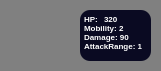
        <widget class="QWidget" name="pl1_ag13_widget" native="true">
         <property name="minimumSize">
          <size>
           <width>161</width>
           <height>71</height>
          </size>
         </property>
         <property name="styleSheet">
          <string notr="true">QWidget{
background-color: #808080;
border-radius:10px;
}</string>
         </property>
         <widget class="QTextBrowser" name="textBrowser_33">
          <property name="geometry">
           <rect>
            <x>80</x>
            <y>10</y>
            <width>71</width>
            <height>51</height>
           </rect>
          </property>
          <property name="styleSheet">
           <string notr="true">color:white;
background-color : #0a0a22;
border:none;
</string>
          </property>
          <property name="verticalScrollBarPolicy">
           <enum>Qt::ScrollBarPolicy::ScrollBarAlwaysOff</enum>
          </property>
          <property name="horizontalScrollBarPolicy">
           <enum>Qt::ScrollBarPolicy::ScrollBarAlwaysOff</enum>
          </property>
          <property name="html">
           <string>&lt;!DOCTYPE HTML PUBLIC &quot;-//W3C//DTD HTML 4.0//EN&quot; &quot;http://www.w3.org/TR/REC-html40/strict.dtd&quot;&gt;
&lt;html&gt;&lt;head&gt;&lt;meta name=&quot;qrichtext&quot; content=&quot;1&quot; /&gt;&lt;meta charset=&quot;utf-8&quot; /&gt;&lt;style type=&quot;text/css&quot;&gt;
p, li { white-space: pre-wrap; }
hr { height: 1px; border-width: 0; }
li.unchecked::marker { content: &quot;\2610&quot;; }
li.checked::marker { content: &quot;\2612&quot;; }
&lt;/style&gt;&lt;/head&gt;&lt;body style=&quot; font-family:'Segoe UI'; font-size:9pt; font-weight:400; font-style:normal;&quot;&gt;
&lt;p align=&quot;justify&quot; style=&quot; margin-top:12px; margin-bottom:12px; margin-left:0px; margin-right:0px; -qt-block-indent:0; text-indent:0px;&quot;&gt;&lt;span style=&quot; font-size:6pt; font-weight:700;&quot;&gt;HP: &lt;br /&gt;Mobility: 2&lt;br /&gt;Damage: 90&lt;br /&gt;AttackRange: 1&lt;/span&gt;&lt;/p&gt;&lt;/body&gt;&lt;/html&gt;</string>
          </property>
         </widget>
         <widget class="QPushButton" name="pl1_ag13_btn">
          <property name="geometry">
           <rect>
            <x>10</x>
            <y>10</y>
            <width>61</width>
            <height>51</height>
           </rect>
          </property>
          <property name="styleSheet">
           <string notr="true">background-image:url(&quot;:/src/images/Agent/Khan&quot;);
background-repeat:no-repeat;
background-position:center;
background-origin:content;
background-size:cover;</string>
          </property>
          <property name="text">
           <string/>
          </property>
         </widget>
         <widget class="QTextBrowser" name="pl1_ag13_HP">
          <property name="geometry">
           <rect>
            <x>100</x>
            <y>10</y>
            <width>25</width>
            <height>15</height>
           </rect>
          </property>
          <property name="styleSheet">
           <string notr="true">color:white;
background-color : #0a0a22;
border:none;</string>
          </property>
          <property name="verticalScrollBarPolicy">
           <enum>Qt::ScrollBarPolicy::ScrollBarAlwaysOff</enum>
          </property>
          <property name="html">
           <string>&lt;!DOCTYPE HTML PUBLIC &quot;-//W3C//DTD HTML 4.0//EN&quot; &quot;http://www.w3.org/TR/REC-html40/strict.dtd&quot;&gt;
&lt;html&gt;&lt;head&gt;&lt;meta name=&quot;qrichtext&quot; content=&quot;1&quot; /&gt;&lt;meta charset=&quot;utf-8&quot; /&gt;&lt;style type=&quot;text/css&quot;&gt;
p, li { white-space: pre-wrap; }
hr { height: 1px; border-width: 0; }
li.unchecked::marker { content: &quot;\2610&quot;; }
li.checked::marker { content: &quot;\2612&quot;; }
&lt;/style&gt;&lt;/head&gt;&lt;body style=&quot; font-family:'Segoe UI'; font-size:9pt; font-weight:400; font-style:normal;&quot;&gt;
&lt;p style=&quot; margin-top:0px; margin-bottom:0px; margin-left:0px; margin-right:0px; -qt-block-indent:0; text-indent:0px;&quot;&gt;&lt;span style=&quot; font-size:6pt; font-weight:700;&quot;&gt;320&lt;/span&gt;&lt;/p&gt;&lt;/body&gt;&lt;/html&gt;</string>
          </property>
         </widget>
        </widget>
